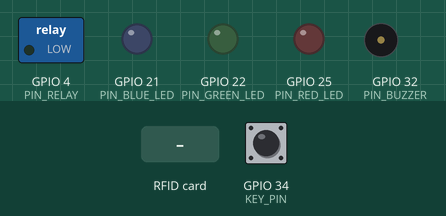
Bench run of a sketch on a simulated ESP32. Parts: switched loads named in the sketch (green lamp = pin HIGH), output pins drawn as LEDs (lit = HIGH), buzzer (waves = sounding, pin HIGH). Dashed ring = blinking. Inputs (shaded band) come from the test bench; at power-on: GPIO 34 (KEY_PIN) HIGH. WiFi joins after 1.5 s; servers stay silent unless stated; uploads are accepted with an empty reply; what the sketch prints to the serial monitor is not drawn.

Above: at 4.7 s.
4.8 s: RFID card 35 74 86 15 held to the reader
At 5.15 s:
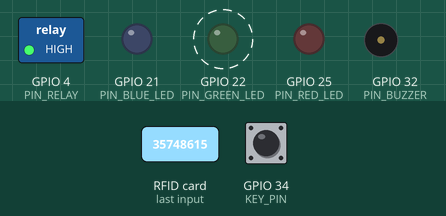
At 6.2 s:
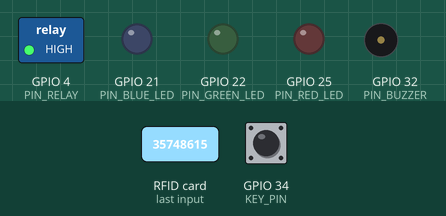
7.8 s: RFID card 5E 7A 19 C4 held to the reader
At 10.5 s:
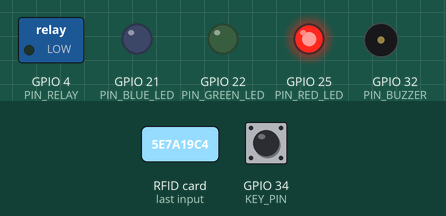
Timing chart, 0 to 12.2 s (numbered marks = the images above; inputs shaded):
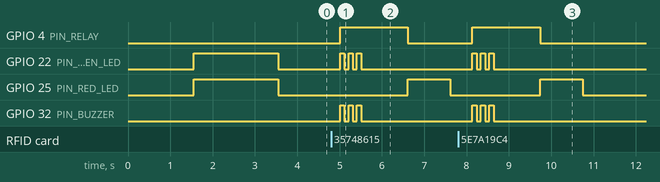

The sketch:

Serrure_connectee.ino
```cpp
#include <WiFi.h>
#include <HTTPClient.h>
#include <Arduino.h>
#include <SPI.h>
#include <MFRC522.h>

const byte BLACK = 0b000;
const byte RED = 0b100;
const byte GREEN = 0b010;
const byte BLUE = 0b001;
const byte MAGENTA = 0b101;
const byte CYAN = 0b011;
const byte YELLOW = 0b110;
const byte WHITE = 0b111;

#define PIN_RELAY 4
#define PIN_BUZZER 32
#define PIN_BLUE_LED 21
#define PIN_GREEN_LED 22
#define PIN_RED_LED 25
#define KEY_PIN 34
#define SWITCH_PIN 14
#define RECONNEXION_DELAY 5000
#define SS_PIN  5  // ESP32 pin GIOP5
#define RST_PIN 27 // ESP32 pin GIOP27
#define DEBUG false // Enable debug to print UIDs of Tags on the console

MFRC522 rfid(SS_PIN, RST_PIN);

const String server_address = "http://43f5-2a04-cec0-11f0-501c-e205-9934-4922-485b.ngrok.io";
const String server_address_post = server_address + "/api/users";
const String server_address_get_userid = server_address + "/api/users?userid=";
const String server_address_get_open = server_address + "/api/open";
bool flag = true;
String current_tag = ""; // The tag currently being read
const String white_test = "35748615"; // Test tag
char temp[2];

void displayColor(byte color) {

  digitalWrite(PIN_RED_LED, bitRead(color, 2) );
  digitalWrite(PIN_GREEN_LED, bitRead(color, 1) );
  digitalWrite(PIN_BLUE_LED, bitRead(color, 0) );
}

void connect_to_wifi(char* SSID , char* password){
  WiFi.begin(SSID, password);
  Serial.print("Connecting");
  int debut = millis();
  while(WiFi.status() != WL_CONNECTED) {
    delay(500);
    Serial.print(".");
    int fin = millis();
    if( fin - debut > RECONNEXION_DELAY ){
      WiFi.begin(SSID, password);
      Serial.println("\nNo connexion found ... Reconnexion in progress ...");
      debut = millis();
    }
  }
}

void setup() {
  Serial.begin(115200);
  cli();
  sei();
  pinMode(PIN_RELAY, OUTPUT);
  pinMode(PIN_BUZZER, OUTPUT);
  pinMode(PIN_BLUE_LED, OUTPUT);
  pinMode(PIN_GREEN_LED, OUTPUT);
  pinMode(PIN_RED_LED, OUTPUT);
  pinMode(KEY_PIN, INPUT);
  pinMode(SWITCH_PIN, INPUT);
  SPI.begin(); // init SPI bus
  rfid.PCD_Init(); // init MFRC522

  connect_to_wifi( "iPhone de Clément Roger" , "123456789" );
  Serial.println("\nConnected to WiFi");
  displayColor(YELLOW);
  delay(2000);
  displayColor(BLACK);
}

void unlock(){

  digitalWrite(PIN_RELAY, HIGH);
  for(int i = 0; i < 3; i++){
      digitalWrite(PIN_BUZZER, HIGH);
      displayColor(GREEN);
      delay(100);
      digitalWrite(PIN_BUZZER, LOW);
      displayColor(BLACK);
      delay(100);
  }
}

void lock(){

  digitalWrite(PIN_RELAY, LOW);
  displayColor(RED);
  delay(1000);
  displayColor(BLACK);
}

void loop() {

  if( digitalRead(KEY_PIN) == 0 && flag ){

    if( digitalRead( SWITCH_PIN ) == 0 ){
      unlock();
      delay(1000);
      lock();
    }
    else{
      //add card to database
      HTTPClient http;
      http.begin( server_address_post );
      http.addHeader("Content-Type", "application/json");

      while( !rfid.PICC_IsNewCardPresent() && digitalRead(KEY_PIN) == 0 ); // new tag is available

      current_tag = ""; // Resetting current tag value
      if (rfid.PICC_ReadCardSerial()) { // NUID has been readed
        MFRC522::PICC_Type piccType = rfid.PICC_GetType(rfid.uid.sak);
        for (int i = 0; i < rfid.uid.size; i++) {
          sprintf(temp, "%X", rfid.uid.uidByte[i]);
          current_tag += String(temp);
        }

        rfid.PICC_HaltA(); // halt PICC
        rfid.PCD_StopCrypto1(); // stop encryption on PCD
        int httpResponseCode = http.POST( "{\"userid\" : \"" + current_tag + "\"}" );

        for(int i = 0; i < 3; i++){
          displayColor(BLUE);
          delay(100);
          displayColor(BLACK);
          delay(100);
        }
      }
      http.end();
    }
    flag = false;
  }

  if( digitalRead(KEY_PIN) == 1 ){
    flag = true;
  }

  if( WiFi.status() == WL_CONNECTED ){
      HTTPClient http;
      http.begin( server_address_get_open );
      int httpResponseCode = http.GET();

      if (httpResponseCode > 0) {

        if( httpResponseCode == 301 ){
          unlock();
          delay(1000);
          lock();
        }
      }
      else{
        Serial.print("Error code : ");
        Serial.println(httpResponseCode);
      }
      http.end();
  }

  for(int i = 0; i < 20; i++){
    if (rfid.PICC_IsNewCardPresent() && digitalRead(KEY_PIN) != 0) { // new tag is available

      current_tag = ""; // Resetting current tag value

      if (rfid.PICC_ReadCardSerial()) { // NUID has been readed
        MFRC522::PICC_Type piccType = rfid.PICC_GetType(rfid.uid.sak);
        for (int i = 0; i < rfid.uid.size; i++) {
          sprintf(temp, "%X", rfid.uid.uidByte[i]);
          current_tag += String(temp);
        }

        rfid.PICC_HaltA(); // halt PICC
        rfid.PCD_StopCrypto1(); // stop encryption on PCD

        HTTPClient http;
        http.begin( server_address_get_userid + current_tag );
        int httpResponseCode = http.GET();

        if(httpResponseCode == 200){ // Valid tag is read
          unlock();
          delay(1000);
          lock();
        }
        else{
          lock();
        }
        http.end();
      }
    }
  }
}
```

Measured:
- after the input at 4.8 s, GPIO 4 (PIN_RELAY): LOW → HIGH after 0.21 s, → LOW 1.6 s later; GPIO 22 (PIN_GREEN_LED), GPIO 32 (PIN_BUZZER): alternates HIGH for 0.10 s and LOW for 0.10 s, 6 changes in all, then stays LOW, starting after 0.21 s; GPIO 25 (PIN_RED_LED): LOW → HIGH after 1.8 s, → LOW 1.0 s later
- after the input at 7.8 s, GPIO 4 (PIN_RELAY): LOW → HIGH after 0.34 s, → LOW 1.6 s later; GPIO 22 (PIN_GREEN_LED), GPIO 32 (PIN_BUZZER): alternates HIGH for 0.10 s and LOW for 0.10 s, 6 changes in all, then stays LOW, starting after 0.34 s; GPIO 25 (PIN_RED_LED): LOW → HIGH after 1.9 s, → LOW 1.0 s later
